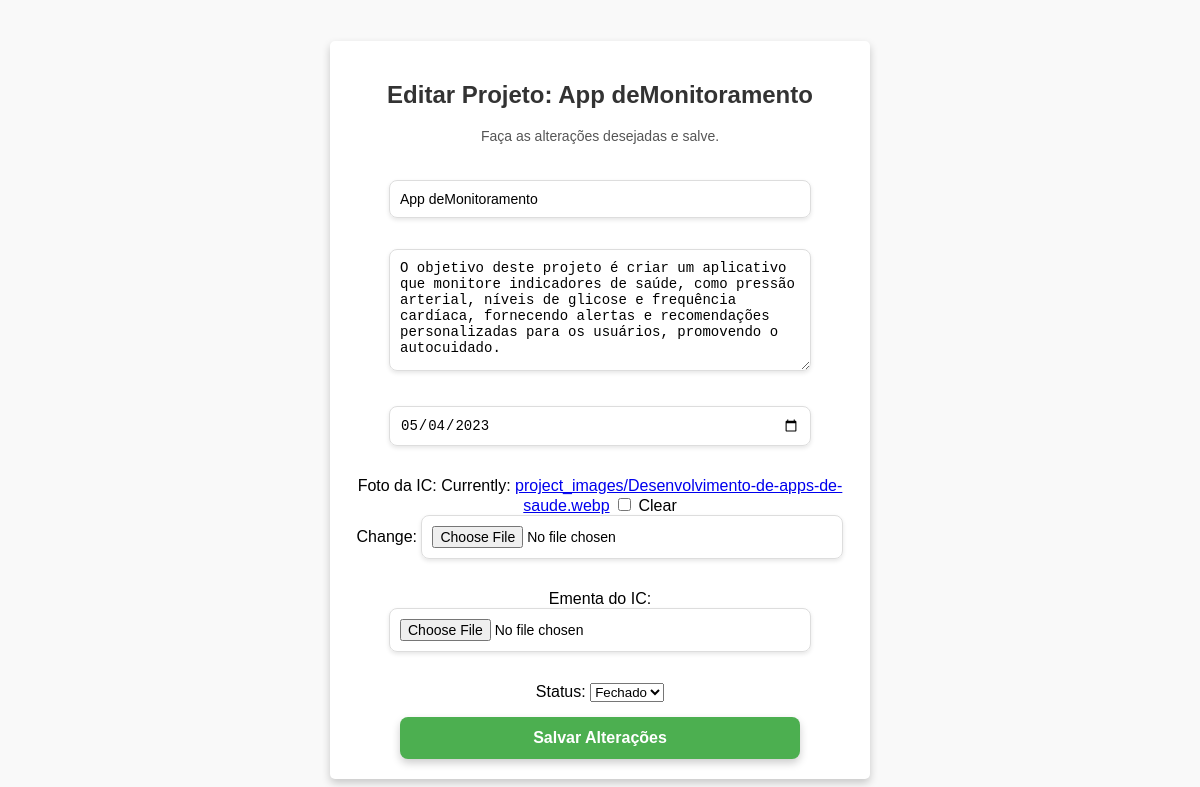
Page /feed/edit_project/29/ (signed in) on the committed database.
### feed/models.py (models this page shows, shortened)
class Project(models.Model):
    OPEN_STATUS = True
    CLOSED_STATUS = False
    STATUS_CHOICES = (
        (OPEN_STATUS, 'Aberto'),
        (CLOSED_STATUS, 'Fechado'),
    )
    title = models.CharField(max_length=100)
    body = models.TextField(max_length=750)
    calendar = models.DateField(null=True, blank=True)
    author = models.ForeignKey(
        Profile,
        limit_choices_to={'role': 'teacher'},
        on_delete=models.CASCADE,
        null=True,
        blank=True,
        related_name='created_projects'
    )
    students = models.ManyToManyField(
        Profile,
        related_name='joined_projects',
        limit_choices_to={'role': 'student'},
        blank=True
    )
    image = models.ImageField(upload_to='project_images/', null=True, blank=True)
    pdf_file = models.FileField(upload_to='project_pdfs/', null=True, blank=True)
    status = models.BooleanField(default=OPEN_STATUS, choices=STATUS_CHOICES)

### feed/views.py (the view)
# urls.py: path('edit_project/<int:project_id>/', views.edit_project, name='edit_project'),
@login_required
def edit_project(request, project_id):
    project = get_object_or_404(Project, id=project_id)
    if project.author.user != request.user:
        raise Http404("Você não tem permissão para editar este projeto.")
    if request.method == 'POST':
        form = ProjectForm(request.POST, request.FILES, instance=project)
        if form.is_valid():
            form.save()
            return redirect('home')
    else:
        form = ProjectForm(instance=project)
    return render(request, 'edit_project.html', {'form': form, 'project': project})

### feed/forms.py
class ProjectForm(forms.ModelForm):
    class Meta:
        model = Project
        fields = ['title', 'body', 'calendar', 'image', 'pdf_file', 'status']
        widgets = {
            'title': forms.TextInput(attrs={
                'class': 'form-field',
                'placeholder': 'Título do Projeto',
            }),
            'body': forms.Textarea(attrs={
                'class': 'form-field',
                'placeholder': 'Descrição do Projeto',
                'rows': 3,
            }),
            'calendar': forms.DateInput(attrs={
                'type': 'date',
                'class': 'form-field',
            }),
            'image': forms.ClearableFileInput(attrs={
                'class': 'form-field',
            }),
            'pdf_file': forms.ClearableFileInput(attrs={
                'class': 'form-field',
            }),
            'status': forms.Select(attrs={
                'class': 'form-field',
            }),
        }
        labels = {
            'title': '',
            'body': '',
            'calendar': '',
            'image': 'Foto da IC',
            'pdf_file': 'Ementa do IC',
            'status': 'Status',
        }

### feed/templates/edit_project.html (shortened to what this page needs)
<!DOCTYPE html>
<html lang="pt-br">
<head>
</head>
<body>
    <main class="main">
        <div class="section-header">
            <h2 class="section-title">Editar Projeto: {{ project.title }}</h2>
            <p class="section-subtitle">Faça as alterações desejadas e salve.</p>
        </div>
        <form method="post" enctype="multipart/form-data">
            {{ form.as_p }}
            <button type="submit" class="submit-btn">Salvar Alterações</button>
        </form>
    </main>
</body>
</html>

### feed/templates/edit_project.html (style rules this page uses)
body { font-family: Arial, sans-serif; margin: 0; background-color: #f9f9f9; display: flex; justify-content: center; align-items: center; min-height: 100vh; flex-direction: column; text-align: center; }
.main { width: 90%; max-width: 500px; background-color: #fff; padding: 20px; border-radius: 5px; box-shadow: 0 4px 8px rgba(0, 0, 0, 0.2); margin-top: 20px; }
.section-header { margin-bottom: 20px; }
.section-title { font-size: 24px; color: #333; }
.section-subtitle { font-size: 14px; color: #555; }
form { display: flex; flex-direction: column; align-items: center; }
form p { width: 100%; margin-bottom: 15px; }
form input[type="text"], form input[type="date"], form input[type="file"], form textarea { width: 100%; max-width: 400px; padding: 10px; border-radius: 8px; border: 1px solid #ddd; font-size: 14px; background-color: rgba(255, 255, 255, 0.9); box-shadow: 0 2px 4px rgba(0, 0, 0, 0.1); }
form textarea { resize: vertical; height: 100px; }
.submit-btn { width: 100%; max-width: 400px; padding: 12px; background-color: #4CAF50; color: white; font-size: 16px; font-weight: bold; border: none; border-radius: 8px; cursor: pointer; box-shadow: 0 4px 8px rgba(0, 0, 0, 0.2); transition: background-color 0.3s ease; }

### rows in the picture
Project: title "App deMonitoramento", body "O objetivo deste projeto é criar um aplicativo que monitore indicadores de saúde, como pressão arterial, níveis de glicose e frequência cardíaca, fornecendo alertas e recomendações personalizadas para os usuários, promovendo o autocuidado.", calendar "05/04/2023", status "Fechado"
